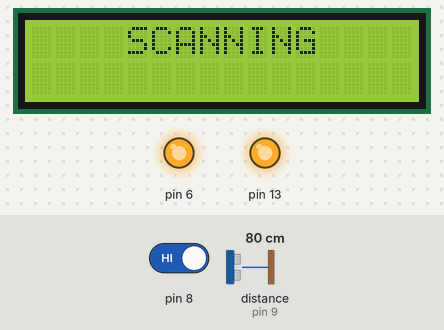
This sketch was run on a simulated Arduino Uno, built with avr-gcc and run on an emulated ATmega328P. Shown: 16×2 character LCD, output pins drawn as LEDs (lit = HIGH). The test bench sets the inputs (shaded band); at power-on: distance to the obstacle (sensor on pin 9) 80 cm, pin 8 HIGH. The echo pulse lasts 58.3 µs per cm; what the sketch prints to the serial monitor is not drawn.

Above: at 2.2 s.
2.3 s: distance to the obstacle (sensor on pin 9) set to 54 cm
6.6 s: distance to the obstacle (sensor on pin 9) set to 45 cm
At 8.5 s:
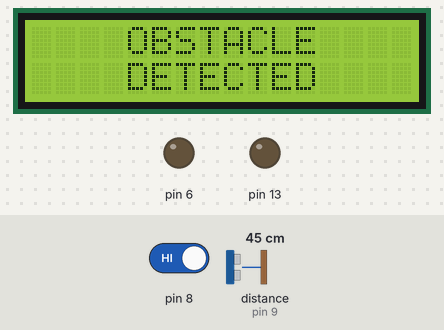
12.7 s: pin 8 driven LOW
At 13.8 s:
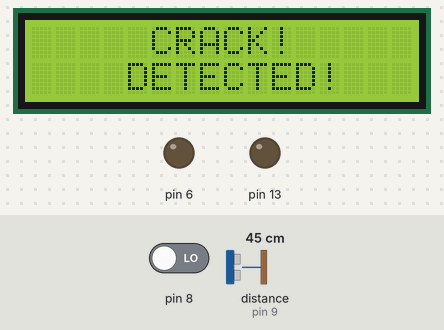
15.8 s: distance to the obstacle (sensor on pin 9) set to 60 cm
At 21.7 s:
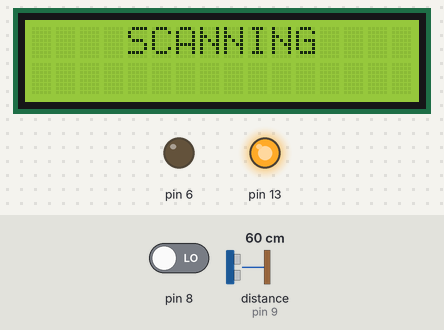
21.9 s: distance to the obstacle (sensor on pin 9) set to 2 cm
At 26.7 s:
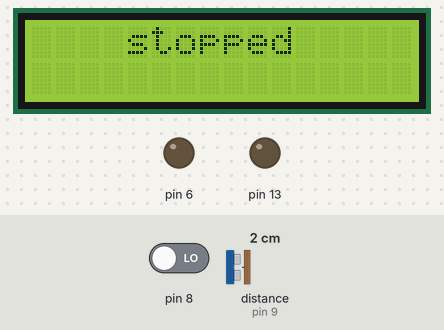
27.9 s: distance to the obstacle (sensor on pin 9) set to 120 cm
At 31.9 s:
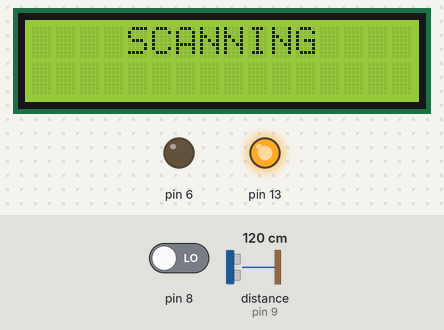
Timing chart, 0 to 35.0 s (numbered marks = the images above; inputs shaded):
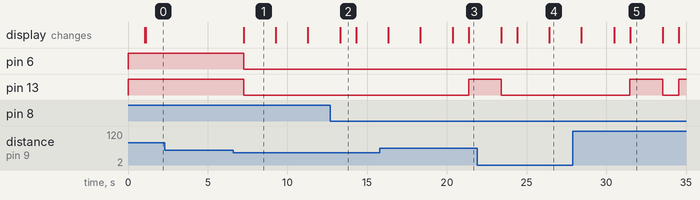

The sketch:

nano_serial.ino
```cpp
#include <SoftwareSerial.h>
#include <LiquidCrystal.h>
#include <NewPing.h>
#define SONAR_NUM 1      // Number of sensors.
#define MAX_DISTANCE 700
NewPing sonar[SONAR_NUM] = {   // Sensor object array.
  NewPing(9, 9, MAX_DISTANCE), // Each sensor's trigger pin, echo pin, and max distance to ping.
};
const int rs = 12, en = 11, d4 = 5, d5 = 4, d6 = 3, d7 = 2;
LiquidCrystal lcd(rs, en, d4, d5, d6, d7);

SoftwareSerial mySerial(7, 10); // RX, TX

void setup() {
  // Open serial communications and wait for port to open:
  Serial.begin(9600);
  pinMode(13, OUTPUT);
 pinMode(8, INPUT);
 pinMode(6, OUTPUT);
 digitalWrite(6,HIGH);
  digitalWrite(13,HIGH);
 delay(1000);
  lcd.begin(16, 2);
  lcd.print("   SCANNING");
  while (!Serial) {
    ; // wait for serial port to connect. Needed for native USB port only
  }


  Serial.println("Goodnight moon!");

  // set the data rate for the SoftwareSerial port
  mySerial.begin(115200);
 // mySerial.println("Hello, world?");
}

void loop(){
for (uint8_t i = 0; i < SONAR_NUM; i++) { // Loop through each sensor and display results.
    delay(30); // Wait 50ms between pings (about 20 pings/sec). 29ms should be the shortest delay between pings.
    Serial.print(i);
    Serial.print("=");
    Serial.print(sonar[i].ping_cm());
    Serial.print("cm ");
  }


/////////////////////////////////////


int s1=sonar[0].ping_cm();
Serial.print(sonar[0].ping_cm());
Serial.print(' ');
int a= digitalRead(8);
if(a==0)
{
   digitalWrite(13,LOW);
  mySerial.write('2');
  lcd.setCursor(4, 0);
 lcd.print(" CRACK! ");
 lcd.setCursor(4,1);
 lcd.print("DETECTED!");
 delay(1000);
  digitalWrite(13,HIGH);
 lcd.clear();
}
if(s1<50)
{
   digitalWrite(13,LOW);
  mySerial.write('1');
 digitalWrite(6,LOW);
 lcd.setCursor(4,0);
 lcd.print("OBSTACLE");
 // delay(1000);
 lcd.setCursor(4, 1);
 lcd.print("DETECTED");

 delay(2000);
 lcd.clear();
 lcd.print("    stopped");
 delay(2000);
 lcd.clear();

}


lcd.clear();
lcd.setCursor(4, 0);
 lcd.print("SCANNING");
 lcd.setCursor(0, 1);
lcd.print("                ");
//lcd.clear();
delay(2000);
Serial.print(a);
Serial.println();

}
```

Measured:
- the behaviour switches between 49 and 48 cm on distance to the obstacle (sensor on pin 9) (found by bisection; images 0 and 1)
- after the input at 2.3 s, every drawn part: stays the same
- after the input at 6.6 s, pin 6, pin 13: HIGH → LOW after 0.65 s; the display: changes after 0.65 s (image 1)
- after the input at 12.7 s, the display: changes after 0.61 s (image 2)
- after the input at 15.8 s, pin 13: LOW → HIGH after 5.6 s
- after the input at 21.9 s, pin 13: goes on until 23.4 s, then stays LOW; the display: first differs from a run without the input after 2.5 s (image 4 shows a later state)
- after the input at 27.9 s, pin 13: LOW → HIGH after 3.6 s, → LOW 2.1 s later, → HIGH 1.0 s later
- what the display in image 1 shows lasts 2.0 s, from 7.3 s to 9.3 s
